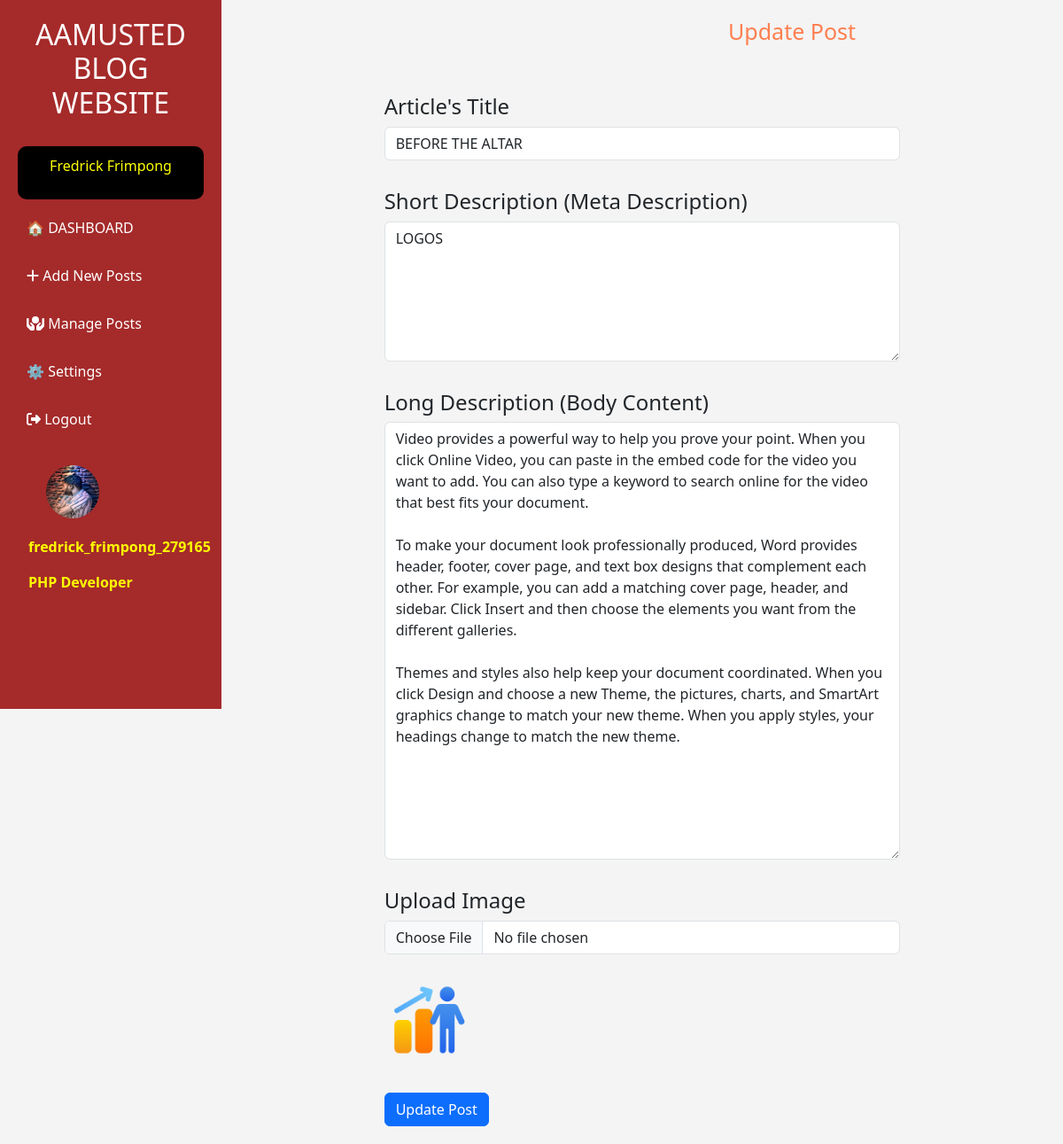
Screenshot of /admin/update_post.php?update_id=7 (signed in) with the database file from the repository.
### tables this page shows
CREATE TABLE `blog_users` (
  `user_id` int(11) NOT NULL,
  `fname` varchar(100) NOT NULL,
  `lname` varchar(100) NOT NULL,
  `email` varchar(100) NOT NULL,
  `password` varchar(255) NOT NULL,
  `user_name` varchar(255) NOT NULL,
  `gender` varchar(20) NOT NULL,
  `role` varchar(100) NOT NULL,
  `date` datetime NOT NULL,
  `status` varchar(100) NOT NULL
);

CREATE TABLE `profile_photo` (
  `profile_id` int(11) NOT NULL,
  `user_id` int(11) NOT NULL,
  `user_name` varchar(255) NOT NULL,
  `profession` varchar(255) NOT NULL,
  `image` varchar(255) NOT NULL,
  `date` datetime NOT NULL
);

CREATE TABLE `blog_posts` (
  `post_id` int(11) NOT NULL,
  `user_id` int(10) NOT NULL,
  `fname` varchar(255) NOT NULL,
  `lname` varchar(255) NOT NULL,
  `title` varchar(255) NOT NULL,
  `description` varchar(255) NOT NULL,
  `content` text NOT NULL,
  `content_image` varchar(255) NOT NULL,
  `date` datetime NOT NULL,
  `status` varchar(100) NOT NULL
);

### admin/update_post.php (the view, shortened to what this page needs)
<?php
$conn =mysqli_connect ("localhost","root","","blog");
$id = $_GET['update_id'];
?>
<!DOCTYPE html>
<html lang="en">
<head>
     <link href="https://cdn.jsdelivr.net/npm/bootstrap@5.0.2/dist/css/bootstrap.min.css" rel="stylesheet" >
     <link rel="stylesheet" href="//maxcdn.bootstrapcdn.com/font-awesome/4.3.0/css/font-awesome.min.css">
    <link rel="stylesheet" href="https://cdnjs.cloudflare.com/ajax/libs/font-awesome/6.1.1/css/all.min.css" />
    <link rel="stylesheet" href="assets/css/bootstrap.min.css">
    <link rel="stylesheet" href="..\includes/header.css">
</head>
<body>
      <?php
      include"..\includes/sidebar.php";
      $sql = "SELECT * FROM `blog_posts` WHERE post_id = $id ";
      $query = mysqli_query($conn,$sql);
      $row = mysqli_fetch_assoc($query);
      ?><br><br>
<div class="main-content">
      <div class="container">
        <div class="row">
            <div class="col-md-2"></div>
            <div class="col-md-8 " >
                <div class="card-header">
                        <div class="col-2">
                        </div>
                        <div class="col-2"></div>
                        <div class="col-2"></div>
                        <div class="col-2"></div>
                        <div class="col-4">
                            <h4 class="new-article">Update Post</h4>
                        </div>
                </div>   <br><br>
                <div class="card-body">
                            <form action=" " method="post" enctype="multipart/form-data">
                                <div class="form-group mb-2">
                                    <h4>Article's Title</h4>
                                    <input type="text" name="title" class="form-control" placeholder="Enter Article's Title" value="<?php echo $row['title']?>">
                                </div><br>
                                <div class="form-group mb-2">
                                    <h4>Short Description (Meta Description)</h4>
                                    <textarea type="text" name="short_description" class="form-control" cols="120" rows="6" placeholder="Enter Articles Description" ><?php  echo $row['description']?></textarea>
                                </div><br>
                                <div class="form-group mb-2">
                                    <h4>Long Description (Body Content)</h4>
                                    <textarea name="content" class="form-control"id="textarea1" cols="120" rows="20" id="" placeholder="Enter Article's Content" ><?php  echo $row['content']?></textarea>
                                </div><br>
                                <div class="form-group mb-2">
                                    <h4>Upload Image</h4>
                                    <input type="file" class="form-control" name="image"  ><br>
                                    <img src="..\imagepost/<?php echo $row['content_image'];?>" width="100px" height="100px">
                                </div><br>
                                <button type="submit" name="update_article" class="btn btn-primary">Update Post</button>
                            </form>
                        </div>
            </div>
            <div class="col-md-2"></div>
        </div>
      </div>
    </div>
</body>
</html>

### includes/sidebar.php (shortened to what this page needs)
<?php
include "../includes/connection.php";
$email = $_SESSION['email'];
$get_user = "SELECT * FROM blog_users WHERE email = '$email'";
$run_user = mysqli_query($conn, $get_user);
$row = mysqli_fetch_assoc($run_user);
?>
<!DOCTYPE html>
<html lang="en">
<head>
  <link rel="stylesheet" href="https://cdnjs.cloudflare.com/ajax/libs/font-awesome/6.5.0/css/all.min.css">
     <link href="https://cdn.jsdelivr.net/npm/bootstrap@5.0.2/dist/css/bootstrap.min.css" rel="stylesheet" >
     <link rel="stylesheet" href="//maxcdn.bootstrapcdn.com/font-awesome/4.3.0/css/font-awesome.min.css">
    <link rel="stylesheet" href="https://cdnjs.cloudflare.com/ajax/libs/font-awesome/6.1.1/css/all.min.css" />
    <link rel="stylesheet" href="assets/css/bootstrap.min.css">
    <link rel="stylesheet" href="..\includes/header.css">
</head>
<body>
  <div class="sidebar" id="sidebar">
    <h2>AAMUSTED BLOG WEBSITE</h2>
   <div style="background-color: black;padding:10px;border-radius:10px"> <p style="color:yellow; text-align:center">
     <?php echo $row['fname'] . " " .  $row['lname'];?>
     </p>
   </div>
    <a href="blog_post.php">🏠 DASHBOARD</a>
    <a href="add_posts.php"><i class="fa-solid fa-plus"></i> Add New Posts</a>
    <a href="manage_posts.php"><i class="fa-solid fa-hands-holding-circle"></i> Manage Posts</a>
    <a href="set_profile.php">⚙️ Settings</a>
   <a href="..\login.php" onclick="return confirm('Do You Really Want to Logout This Page? ')"><i class="fas fa-sign-out-alt"></i> Logout</a>
     <div class="container" id="" >
        <div class="row">
            <div  class="col-md-12" id="profile-pic">
           <?php
          $sql = "SELECT * FROM `profile_photo` inner join blog_users where profile_photo.user_id = blog_users.user_id AND  blog_users.email = '".$_SESSION['email']."' ";
          $query= mysqli_query($conn, $sql);
          while($row = mysqli_fetch_assoc($query)){
            ?>
            <img src="..\img/<?php echo $row['image']?>" style="width:60px;height:60px">
            <p style="color:yellow; font-weight:bold; font-family:'Segoe UI', Tahoma, Geneva, Verdana, sans-serif"><?php echo $row['user_name']?></p>
            <p style="color:yellow; font-weight:bold; font-family:'Segoe UI', Tahoma, Geneva, Verdana, sans-serif"><?php echo $row['profession']?></p>
              <?php
            }
            ?>
            </div>
        </div>
      </div><br>
  </div>
</body>
</html>

### includes/sidebar.php (style rules this page uses)
* { box-sizing: border-box; margin: 0; padding: 0; }
body { font-family: 'Segoe UI', sans-serif; display: flex; min-height: 100vh; background-color: #f4f4f4; }
.sidebar { background-image: linear-gradient(to right,#A52A2A, #A52A2A); color: white; width: 250px; height: 100vh; position: fixed; top: 0; left: 0; padding: 20px; transition: transform 0.3s ease; }
.sidebar h2 { margin-bottom: 30px; text-align: center; }
.sidebar a { display: block; padding: 10px; margin: 10px 0; text-decoration: none; color: white; border-radius: 5px; transition: background 0.2s; }
.main-content { margin-left: 250px; padding: 20px; width: 100%; }
#profile-pic img { margin: 20px; margin-bottom:20px; border-radius: 100%; width: 70px; }

### admin/update_post.php (style rules this page uses)
body { overflow: scroll; }
.card-header { display:flex; }
.new-article { color:coral; font-size: 25px; }

### rows the page displays
blog_users: fname "Fredrick", lname "Frimpong"
profile_photo: image (picture), user.user_name "fredrick_frimpong_279165", profession "PHP Developer"
blog_posts: title "BEFORE THE ALTAR", short_description "LOGOS", content "Video provides a powerful way to help you prove your point. When you click Online Video, you can paste in the embed code for the video you want to add. You can also type a keyword to search online for the video that best fits your document. To make your document look professionally produced, Word provides header, footer, cover page, and text box designs that complement each other. For example, you can add a matching cover page, header, and sidebar. Click Insert and then choose the elements you want from the different galleries. Themes and styles also help keep your document coordinated. When you click Design and choose a new Theme, the pictures, charts, and SmartArt graphics change to match…", content_image (picture)
